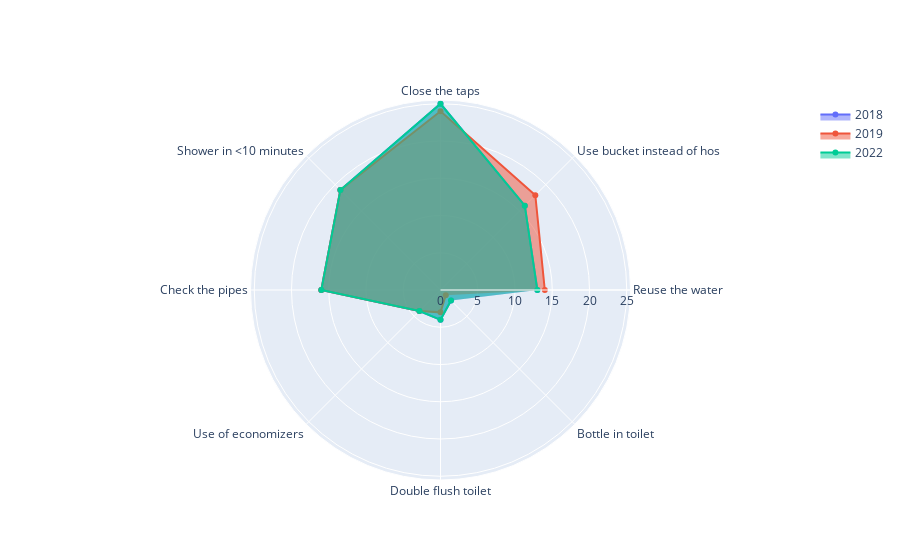

The notebook cell saved with this chart:
### Code cell
fig = go.Figure()

for year in res:
  fig.add_trace(go.Scatterpolar(
    r=res[year],
    theta=water_labels,
    fill='toself',
    name=year
  ))

fig.show()

### Figure 1 — Plotly figure (JSON) as saved in the notebook; plotly's stock layout.template omitted (floating-point values rounded to 4 significant figures)
{"data": [{"fill": "toself", "name": "2018", "r": [13, 16, 25, 19, 16, 4, 4, 2], "theta": ["Reuse the water", "Use bucket instead of hos", "Close the taps", "Shower in <10 minutes", "Check the pipes", "Use of economizers", "Double flush toilet", "Bottle in toilet"], "type": "scatterpolar"}, {"fill": "toself", "name": "2019", "r": [14, 18, 24, 19, 16, 4, 3, 1], "theta": ["Reuse the water", "Use bucket instead of hos", "Close the taps", "Shower in <10 minutes", "Check the pipes", "Use of economizers", "Double flush toilet", "Bottle in toilet"], "type": "scatterpolar"}, {"fill": "toself", "name": "2022", "r": [13, 16, 25, 19, 16, 4, 4, 2], "theta": ["Reuse the water", "Use bucket instead of hos", "Close the taps", "Shower in <10 minutes", "Check the pipes", "Use of economizers", "Double flush toilet", "Bottle in toilet"], "type": "scatterpolar"}], "layout": {}}
